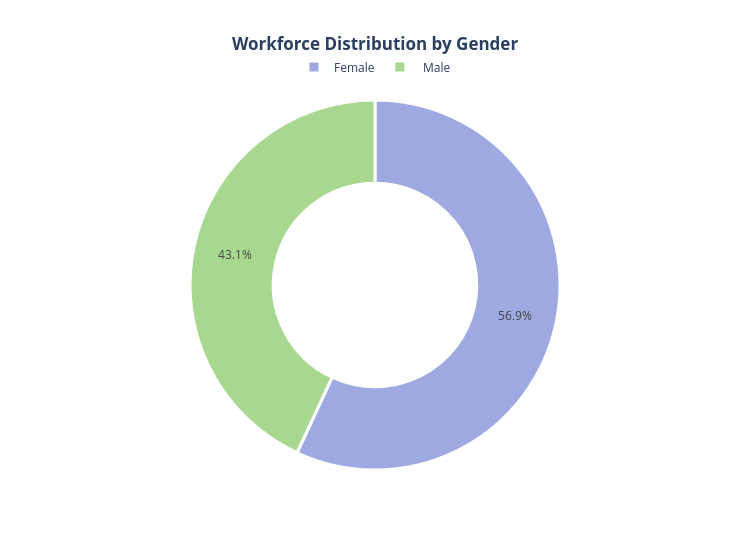

Notebook code cell kept with this figure:
### Code cell
gender_counts = df["Gender"].value_counts()
labels = gender_counts.index
values = gender_counts.values

fig = go.Figure(data=[go.Pie(
    labels=labels,
    values=values,
    hole=0.55,  # يخليها donut
    marker=dict(
        colors=["#9DA9E0", "#A8D88F"],  # Female / Male
        line=dict(color="white", width=3)
    ),
    textinfo="percent",
    hovertemplate="<b>%{label}</b><br>Value: %{value}<br>Percentage: %{percent}<extra></extra>"
)])

fig.update_layout(
    title={
        "text": "<b>Workforce Distribution by Gender</b>",
        "x": 0.5,
        "xanchor": "center"
    },
    showlegend=True,
    legend=dict(
        orientation="h",
        yanchor="bottom",
        y=1.05,
        xanchor="center",
        x=0.5
    ),
    width=750,
    height=550
)

fig.show()

### Figure 1 — Plotly figure (JSON) as saved in the notebook; plotly's stock layout.template omitted (floating-point values rounded to 4 significant figures)
{"data": [{"hole": 0.55, "hovertemplate": "<b>%{label}</b><br>Value: %{value}<br>Percentage: %{percent}<extra></extra>", "labels": ["Female", " Male"], "marker": {"colors": ["#9DA9E0", "#A8D88F"], "line": {"color": "white", "width": 3}}, "textinfo": "percent", "type": "pie", "values": [678, 513]}], "layout": {"height": 550, "legend": {"orientation": "h", "x": 0.5, "xanchor": "center", "y": 1.05, "yanchor": "bottom"}, "showlegend": true, "title": {"text": "<b>Workforce Distribution by Gender</b>", "x": 0.5, "xanchor": "center"}, "width": 750}}
